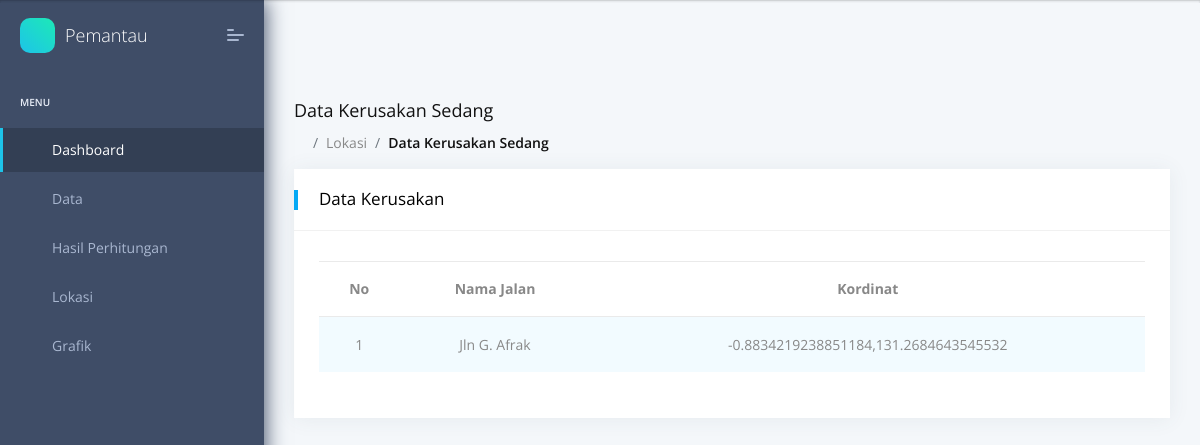
The app's page /pemantau/data_sedang.php (signed in) with its own data.
### tables this page shows
CREATE TABLE `tb_sedang` (
  `id_sedang` int(5) NOT NULL,
  `id_jalan` int(5) NOT NULL,
  `keterangan` varchar(50) NOT NULL,
  `lat` varchar(50) NOT NULL,
  `lon` varchar(50) NOT NULL
);

CREATE TABLE `tb_jalan` (
  `id_jalan` int(5) NOT NULL,
  `nama` varchar(50) NOT NULL,
  `ket` varchar(50) NOT NULL
);

### pemantau/data_sedang.php (the view, shortened to what this page needs)
<?php
    include 'head.php';
    include 'menu.php';
    include 'header.php';
    include 'koneksi.php';
?>
    <section class="pcoded-main-container">
        <div class="pcoded-wrapper">
            <div class="pcoded-content">
                <div class="pcoded-inner-content">
                    <div class="page-header">
                        <div class="page-block">
                            <div class="row align-items-center">
                                <div class="col-md-12">
                                    <div class="page-header-title">
                                        <h5 class="m-b-10">Data Kerusakan Sedang</h5>
                                    </div>
                                    <ul class="breadcrumb">
                                        <li class="breadcrumb-item"><a href="index.php"><i class="feather icon-home"></i></a></li>
                                        <li class="breadcrumb-item"><a href="#!">Lokasi</a></li>
                                        <li class="breadcrumb-item"><a href="#!">Data Kerusakan Sedang</a></li>
                                    </ul>
                                </div>
                            </div>
                        </div>
                    </div>
                    <div class="main-body">
                        <div class="page-wrapper">
                            <div class="row">
                                <div class="col-sm-12">
                                    <div class="card">
                                        <div class="card-header">
                                            <h5>Data Kerusakan</h5>
                                        </div>
                                        <div class="card-block">
                                            <div class="table-responsive">
                                                <table id="key-act-button" class="display table nowrap table-striped table-hover" style="width:100%">
                                                    <thead>
                                                        <tr align="center" valign="baseline">
                                                            <th>No</th>
                                                            <th>Nama Jalan</th>
                                                            <th>Kordinat</th>
                                                        </tr>
                                                    </thead>
                                                    <tbody>
                                                        <?php
                                                            $noUrut = 0;
                                                            $result = mysqli_query($con, "SELECT * FROM tb_sedang JOIN tb_jalan ON tb_sedang.id_jalan=tb_jalan.id_jalan ORDER BY id_sedang");
                                                            while($row = mysqli_fetch_array($result))
                                                            {
                                                                $noUrut++;
                                                        ?>
                                                        <tr align="center" valign="baseline">
                                                            <td><?php echo $noUrut ?></td>
                                                            <td><?php echo $row["nama"]; ?></td>
                                                            <td><?php echo $row["lat"].','.$row["lon"]; ?></td>
                                                        </tr>
                                                        <?php
                                                            }
                                                        ?>
                                                    </tbody>
                                                </table>
                                            </div>
                                        </div>
                                    </div>
                                </div>
                            </div>
                        </div>
                    </div>
                </div>
            </div>
        </div>
    </section>
<?php
    include 'foot.php';
?>

### records on screen
tb_sedang: id_jalan.nama "Jln G. Afrak", lat "-0.8834219238851184", lon "131.2684643545532"
